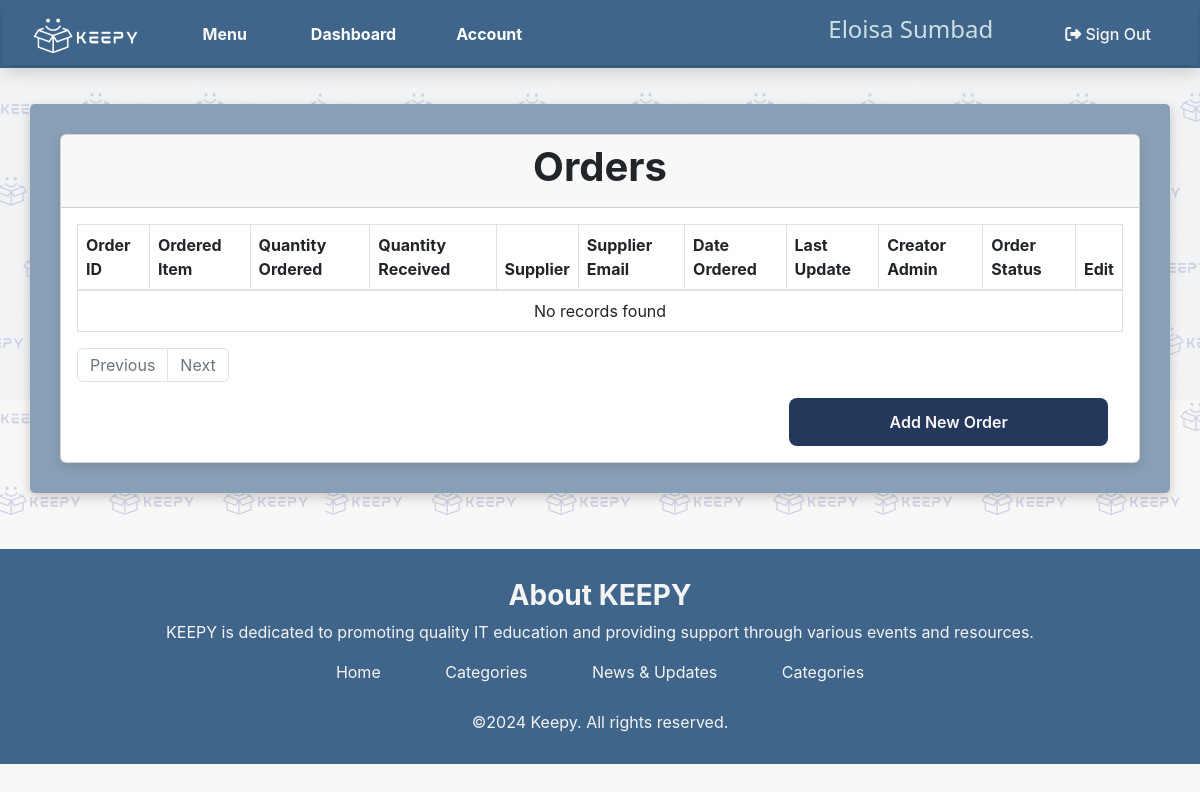
/view_order.php (signed in), run on an earlier commit of the app's database.
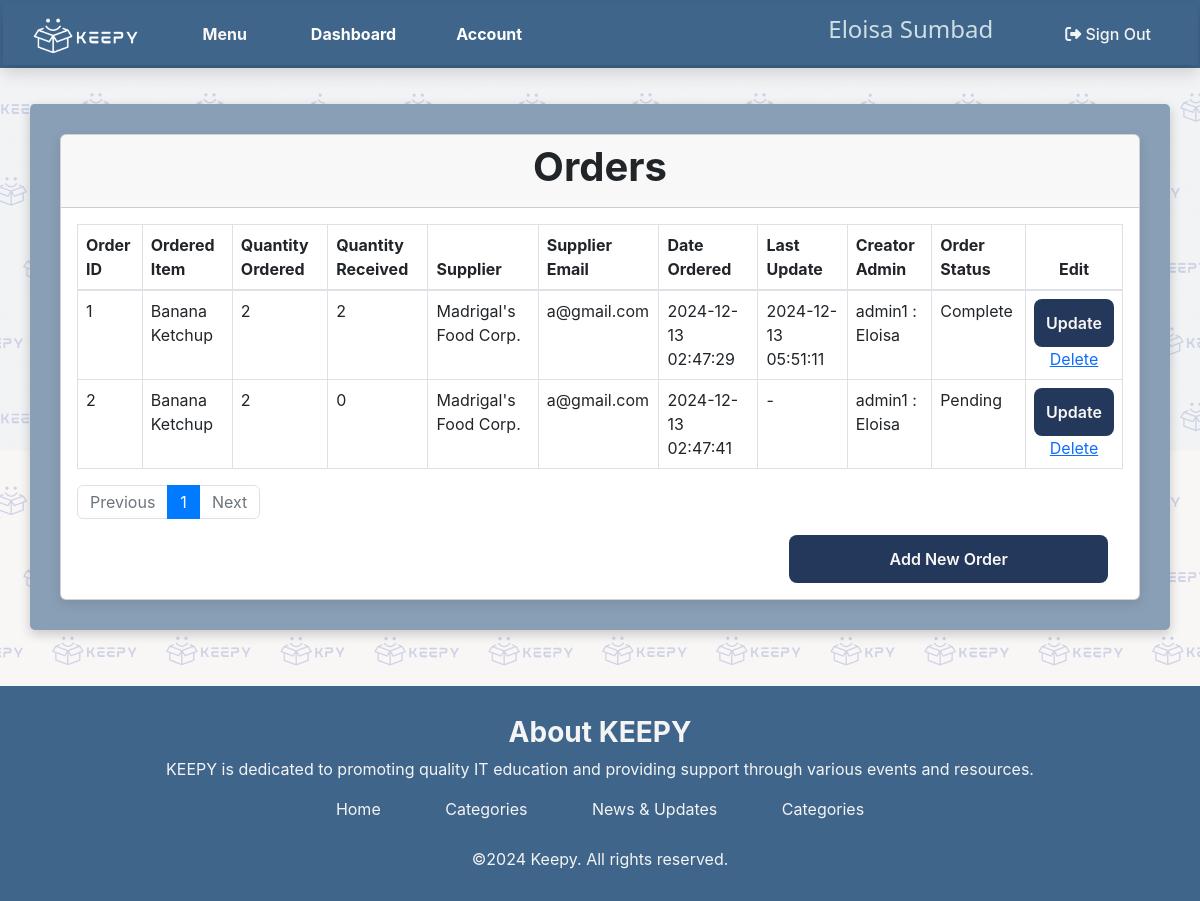
And on a later commit of the database.
### tables this page shows
CREATE TABLE `orders` (
  `order_id` int(11) NOT NULL,
  `item_id` bigint(20) UNSIGNED NOT NULL,
  `quantity_ordered` int(11) NOT NULL,
  `quantity_received` int(11) NOT NULL,
  `supplier_id` int(11) NOT NULL,
  `order_status` varchar(50) NOT NULL,
  `admin_order` bigint(20) UNSIGNED NOT NULL,
  `order_date` datetime NOT NULL,
  `last_update_date` datetime NOT NULL,
  `record_status` varchar(50) NOT NULL
);

CREATE TABLE `items` (
  `item_id` bigint(20) UNSIGNED NOT NULL,
  `item_name` varchar(255) NOT NULL,
  `item_desc` varchar(255) NOT NULL,
  `item_img` longblob NOT NULL,
  `cat_id` bigint(11) UNSIGNED NOT NULL,
  `supplier_id` int(11) NOT NULL,
  `stock` int(11) NOT NULL,
  `admin_creator` bigint(20) UNSIGNED NOT NULL,
  `date_created` date NOT NULL,
  `record_status` varchar(25) NOT NULL
);

CREATE TABLE `supplier` (
  `supplier_id` int(11) NOT NULL,
  `supplier_name` varchar(100) NOT NULL,
  `supplier_location` varchar(100) NOT NULL,
  `supplier_contact` varchar(20) NOT NULL,
  `supplier_email` varchar(100) NOT NULL,
  `admin_creator` bigint(20) UNSIGNED NOT NULL,
  `date_created` datetime NOT NULL,
  `record_status` varchar(50) NOT NULL
);

### view_order.php (the view, shortened to what the changed rows need)
<?php
include 'includes/header.php';
require "dbcon.php";
?>
<div class="admin-container">
<div class="row">
    <div class="col-md-12">
        <div class="card">
            <div class="card-header">
            <h2 style="font-family: 'Inter', sans-serif; font-size: 40px; font-weight: bold;">
                Orders
            </h2>
            </div>
            <div class="card-body">
                <table class="table table-bordered">
                    <thead>
                        <tr>
                            <th>Order ID</th>
                            <th>Ordered Item</th>
                            <th>Quantity Ordered</th>
                            <th>Quantity Received</th>
                            <th>Supplier</th>
                            <th>Supplier Email</th>
                            <th>Date Ordered</th>
                            <th>Last Update</th>
                            <th>Creator Admin</th>
                            <th>Order Status</th>
                            <th style="text-align : center">Edit</th>
                        </tr>
                    </thead>
                    <tbody>
                        <?php
                            $page = isset($_GET['page']) ? (int)$_GET['page'] : 1;
                            $page = max($page, 1);
                            [$limit, $totalPages] = pagination($con);
                            $start = ($page - 1) * $limit;
                            $categoryrecords = RetrieveAll("orders", $con, $start, $limit);
                            if (mysqli_num_rows($categoryrecords) > 0) {
                                foreach ($categoryrecords as $item) :
                        ?>
                                    <tr>
                                        <td><?=$item['order_id']?> </td>
                                        <td><?=$item['item_name']?> </td>
                                        <td><?=$item['quantity_ordered']?> </td>
                                        <td><?=$item['quantity_received']?> </td>
                                        <td><?=$item['supplier_name']?> </td>
                                        <td><?=$item['supplier_email']?> </td>
                                        <td><?=$item['order_date']?> </td>
<?php
                                        if($item['last_update_date']== "0000-00-00 00:00:00"){
                                            echo '<td> - </td>';
                                        } else {
?>
                                        <td><?=$item['last_update_date']?> </td>
<?php                                   }
                                        ?>
                                        <td><?=$item['admin_creator']?> </td>
                                        <td><?=$item['order_status']?> </td>
                                        <td>
                                             <div class="col-md-15 ms-auto me-auto" style="text-align:center">
                                                <form action="mod_order.php?ordidlabel=<?=$item['order_id']?>" method="post">
                                                    <button type="submit" name="ord-edit-btn">Update</button>
                                                    <a href="back_proc.php?delete-order=<?=$item['order_id']?>">Delete</a>
                                                </form>
                                             </div>
                                        </td>
                                    </tr>
                                <?php
                                endforeach;
                            } else {
                                ?>
                                <tr>
                                    <td colspan="15" class="text-center">No records found</td>
                                </tr>
                        <?php
                            }
                            ?>
                        </tbody>
                    </table>
                    <div>
                        <nav>
                            <ul class="pagination">
                                <?php for ($i = 1; $i <= $totalPages; $i++) : ?>
                                    <li class="page-item <?= ($page === $i) ? 'active' : ''; ?>">
                                        <a class="page-link" href="?page=<?= $i; ?>"><?= $i; ?></a>
                                    </li>
                                <?php endfor; ?>
                            </ul>
                        </nav>
                    </div>
                </div>
            </div>
</div>
<link href="https://cdn.jsdelivr.net/npm/bootstrap@5.3.0/dist/css/bootstrap.min.css" rel="stylesheet">
    </div>
<?php
function RetrieveAll($table, $con, $start, $limit)
{
    $query = "SELECT
                o.order_id,
                i.item_name,
                o.quantity_ordered,
                o.quantity_received,
                s.supplier_name,
                s.supplier_email,
                o.order_date,
                o.last_update_date,
                CONCAT('admin', o.admin_order, ' : ', a.admin_firstname) AS admin_creator,
                o.order_status ,
                o.record_status
              FROM orders o
              LEFT JOIN items i ON o.item_id=i.item_id
              LEFT JOIN supplier s ON o.supplier_id=s.supplier_id
              LEFT JOIN administrators a ON o.admin_order = a.admin_id
              WHERE o.record_status = 'Active'
              LIMIT ?, ?;";
    $stmt = $con->prepare($query);
    $stmt->bind_param("ii", $start, $limit);
    $stmt->execute();
    return $stmt->get_result();
}
function pagination($con)
{
    $limit = 10;
    $totalQuery = "SELECT COUNT(*) as total FROM orders";
    $totalResult = mysqli_fetch_assoc(mysqli_query($con, $totalQuery));
    $total = $totalResult['total'];
    $totalPages = ceil($total / $limit);
    return [$limit, $totalPages];
}
?>
    <?php
        include 'includes/footer.php';
    ?>
</div>

What changed in the data, as far as the page shows it:
added orders: order_id "1", item.item_name "Banana Ketchup", quantity_ordered "2", quantity_received "2", supplier.supplier_name "Madrigal's Food Corp.", supplier.supplier_email "a@gmail.com", order_date "2024-12-13 02:47:29", last_update_date "2024-12-13 05:51:11", admin_creator "admin1 : Eloisa", order_status "Complete"
added orders: order_id "2", item.item_name "Banana Ketchup", quantity_ordered "2", quantity_received "0", supplier.supplier_name "Madrigal's Food Corp.", supplier.supplier_email "a@gmail.com", order_date "2024-12-13 02:47:41", admin_creator "admin1 : Eloisa", order_status "Pending"
Also different on the page:
new list line: "1"
text no longer shown: "No records found"
